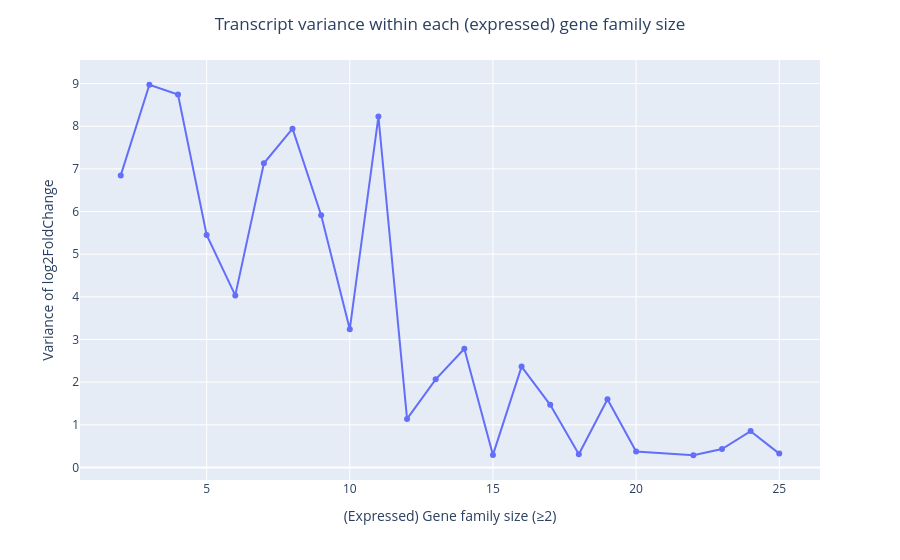

Source (notebook cell):
### Markdown cell above
Plot

### Code cell
#this we stil lwant as expressed
fig3 = px.line(
    variance_by_size,
    x="hog_size_expressed",
    y="variance",
    markers=True,
    hover_data={
        "n": True,
        "variance": ":.3f"
    }
)

fig3.update_layout(
     title=dict(text="Transcript variance within each (expressed) gene family size", x=0.5, xanchor="center"),
    xaxis_title="(Expressed) Gene family size (≥2)",
    yaxis_title="Variance of log2FoldChange",
)

fig3.show()

### Figure 1 — Plotly figure (JSON) as saved in the notebook; plotly's stock layout.template omitted (floating-point values rounded to 4 significant figures)
{"data": [{"customdata": [[3726], [1194], [672], [415], [306], [182], [240], [162], [60], [66], [48], [65], [70], [15], [32], [51], [18], [19], [40], [22], [23], [24], [25]], "hovertemplate": "hog_size_expressed=%{x}<br>variance=%{y:.3f}<br>n=%{customdata[0]}<extra></extra>", "legendgroup": "", "line": {"color": "#636efa", "dash": "solid"}, "marker": {"symbol": "circle"}, "mode": "lines+markers", "name": "", "orientation": "v", "showlegend": false, "type": "scatter", "x": [2, 3, 4, 5, 6, 7, 8, 9, 10, 11, 12, 13, 14, 15, 16, 17, 18, 19, 20, 22, 23, 24, 25], "xaxis": "x", "y": [6.847, 8.972, 8.745, 5.452, 4.034, 7.131, 7.942, 5.911, 3.242, 8.227, 1.139, 2.066, 2.781, 0.2937, 2.365, 1.468, 0.3082, 1.601, 0.3726, 0.286, 0.4313, 0.8516, 0.3244], "yaxis": "y"}], "layout": {"legend": {"tracegroupgap": 0}, "margin": {"t": 60}, "title": {"text": "Transcript variance within each (expressed) gene family size", "x": 0.5, "xanchor": "center"}, "xaxis": {"anchor": "y", "domain": [0, 1], "title": {"text": "(Expressed) Gene family size (≥2)"}}, "yaxis": {"anchor": "x", "domain": [0, 1], "title": {"text": "Variance of log2FoldChange"}}}}
